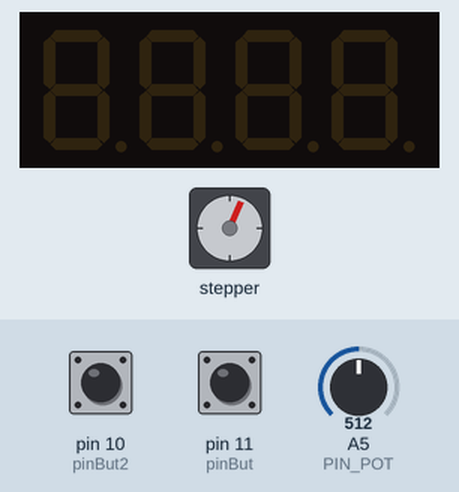
Recording of a sketch running on a simulated Arduino Uno, built with avr-gcc and run on an emulated ATmega328P. Shown: 4-digit seven-segment display, stepper motor. The inputs (shaded band) are chosen by the test bench; at power-on: A5 (PIN_POT) = 512, pin 10 (pinBut2) LOW, pin 11 (pinBut) LOW. Stepper angles assume 4096 steps per turn; what the sketch prints to the serial monitor is not drawn.

Above: at 1.28 s.
1.3 s: A5 (PIN_POT) set to 288
At 2.55 s:
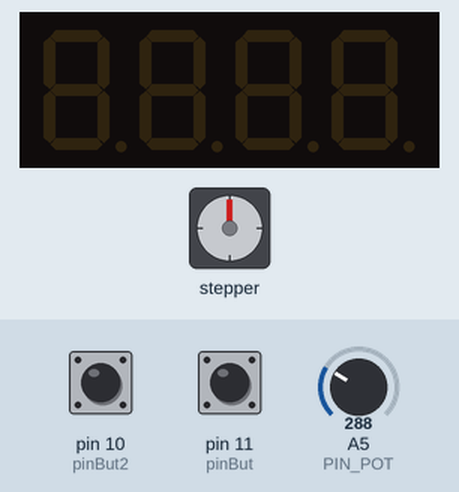
2.9 s: A5 (PIN_POT) set to 306
At 5.55 s:
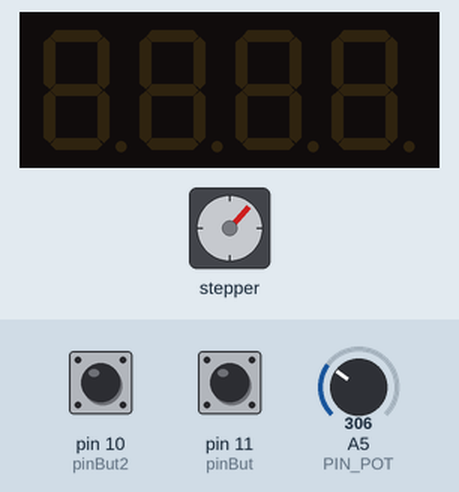
5.9 s: pin 10 (pinBut2) pulled HIGH for 0.15 s
6.6 s: pin 11 (pinBut) pulled HIGH for 0.15 s
7.3 s: pin 10 (pinBut2) pulled HIGH for 1 s
8.9 s: pin 11 (pinBut) pulled HIGH for 1 s
At 11.22 s:
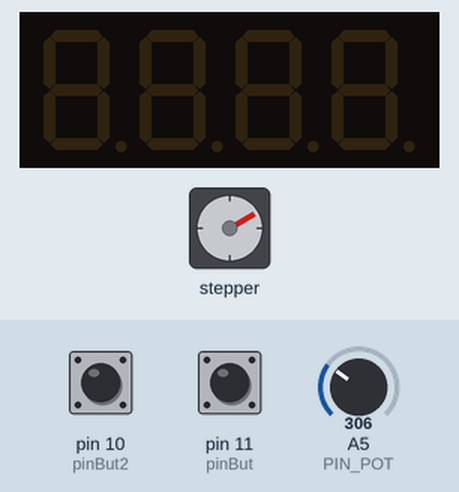
Timing chart, 0 to 13.9 s (numbered marks = the images above; inputs shaded):
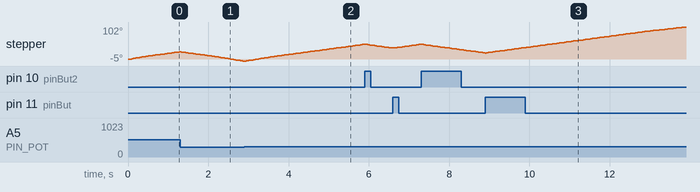

The sketch:

ser.ino
```cpp
// подключение библиотеки
#include <AccelStepper.h>

// создаем экземпляр AccelStepper
#define CLK 3
#define DIO 2
#include "GyverTM1637.h"
GyverTM1637 disp(CLK, DIO);
#define IN1 A4
#define IN2 A3
#define IN3 A2
#define IN4 A1
#define PIN_POT A5
AccelStepper stepper(8, IN1, IN3, IN2, IN4);
//1-0
//2-27
//3-39
//4-51
//5-63
//6-75
// клавиши выбора режима
int pinBut2 = 10;
int lbut2 = 1;
int cbut2 = 1;
int pinBut = 11;
int lbut = 1;
int cbut = 1;
int pot_value = 1023;
int nap = -1;
int side = 1;
int number_of_position = 1;
int correct_pot = 0;
int q = 0;
int flag = 1;
int num = 0;


void setup(){
  Serial.begin(9600);
  stepper.setMaxSpeed(1000);
  stepper.setAcceleration(100);
  stepper.setSpeed(500);
  pinMode(PIN_POT, INPUT);
  disp.clear();
  disp.brightness(7);
}


void loop() {
  cbut = deb(lbut, pinBut);
  if (lbut == 0 && cbut == 1 && number_of_position != 1){
    number_of_position -= 1;
    side = 1;
    if (number_of_position == 1){
      num = 0;
    }if (number_of_position == 2){
      num = -1006;
    }if (number_of_position == 3){
      num = -1550;
    }if (number_of_position == 4){
      num = -2116;
    }if (number_of_position == 5){
      num = -2580;
    }if (number_of_position == 6){
      num = -3226;
    }
  }
  lbut = cbut;
  cbut2 = deb(lbut2, pinBut2);
  if (lbut2 == 0 && cbut2 == 1 && number_of_position != 6){
    number_of_position += 1;
    side = -1;
      if (number_of_position == 1){
        num = 0;
      }if (number_of_position == 2){
        num = -1006;
      }if (number_of_position == 3){
        num = -1573;
      }if (number_of_position == 4){
        num = -2116;
      }if (number_of_position == 5){
        num = -2595;
      }if (number_of_position == 6){
        num = -3226;
    }
  }
  lbut2 = cbut2;
  Serial.println(stepper.currentPosition());
  pot_value = analogRead(PIN_POT);
  if (flag == 1){
    if (pot_value > 297){
      stepper.setSpeed(500 * side);
      stepper.runSpeed();
      q = 1;
    }
    else if(pot_value < 297){
      stepper.setSpeed(-500);
      stepper.runSpeed();
      q = 1;
    }
    else{
     stepper.stop();
     stepper.setCurrentPosition(0);
     delay(1000);
     flag = 0;
     q = 0;
  }
  }else{
    if (stepper.currentPosition() != num){
      stepper.setSpeed(500 * side);
      stepper.runSpeed();
      q = 1;
    }else{
      stepper.stop();
      q = 0;
      }
  }
  if(pot_value >= 296 && pot_value <= 298){
    disp.displayByte(1, _1);
  }
  else if(pot_value >= 358 && pot_value <= 359 && side == -1){
    disp.displayByte(1, _3);
  }
  else if(pot_value >= 355 && pot_value <= 356 && side == 1){
    disp.displayByte(1, _3);
  }
  else if(pot_value >= 395 && pot_value <= 396 && side == -1){
    disp.displayByte(1, _5);
  }
  else if(pot_value >= 392 && pot_value <= 393 && side == 1){
    disp.displayByte(1, _5);
  }
  else{
    disp.displayByte(1, _empty);
  }
  if (q == 1){
    disp.displayByte(0, _empty);
  }else if (number_of_position == 1){
    disp.displayByte(0, _1);
  }else if (number_of_position == 2){
    disp.displayByte(0, _2);
  }else if (number_of_position == 3){
    disp.displayByte(0, _3);
  }else if (number_of_position == 4){
    disp.displayByte(0, _4);
  }else if (number_of_position == 5){
    disp.displayByte(0, _5);
  }else if (number_of_position == 6){
    disp.displayByte(0, _6);
}
}

// устранение дребезга
int deb (int l,int pin){
  int c = digitalRead(pin);
  if (l != c) { // если изменение
    delay(15);
    c = digitalRead(pin);
    return c;
    }
  }
```
